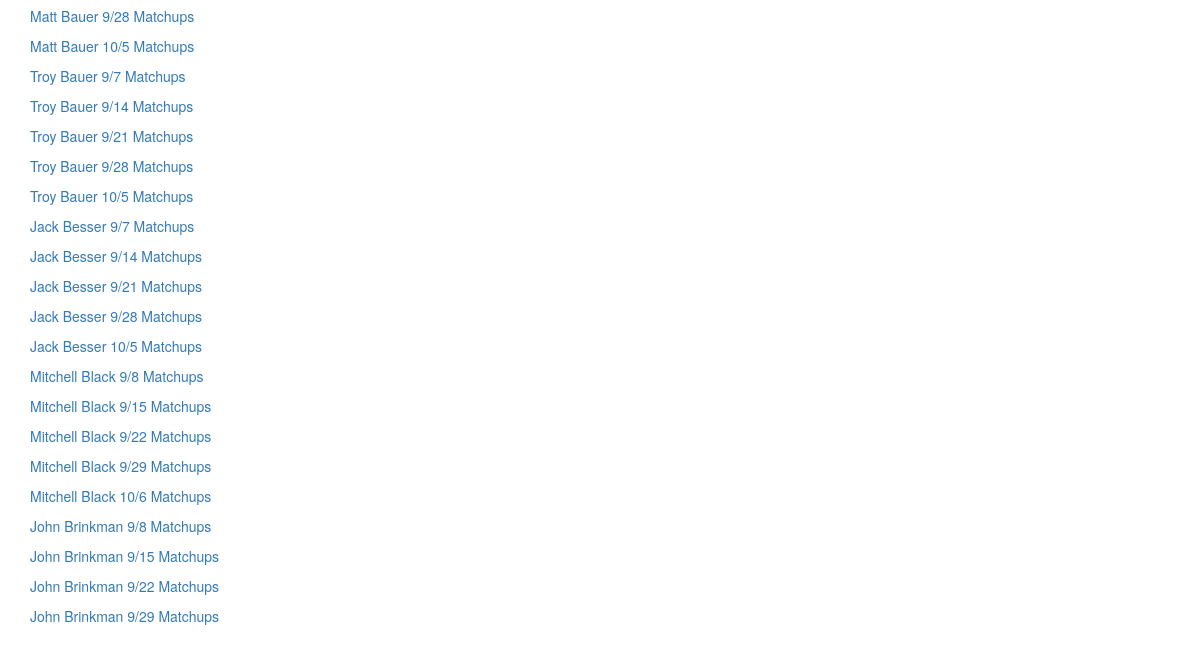
Page /opponent/1 (signed in, lower part) on the earlier database version.
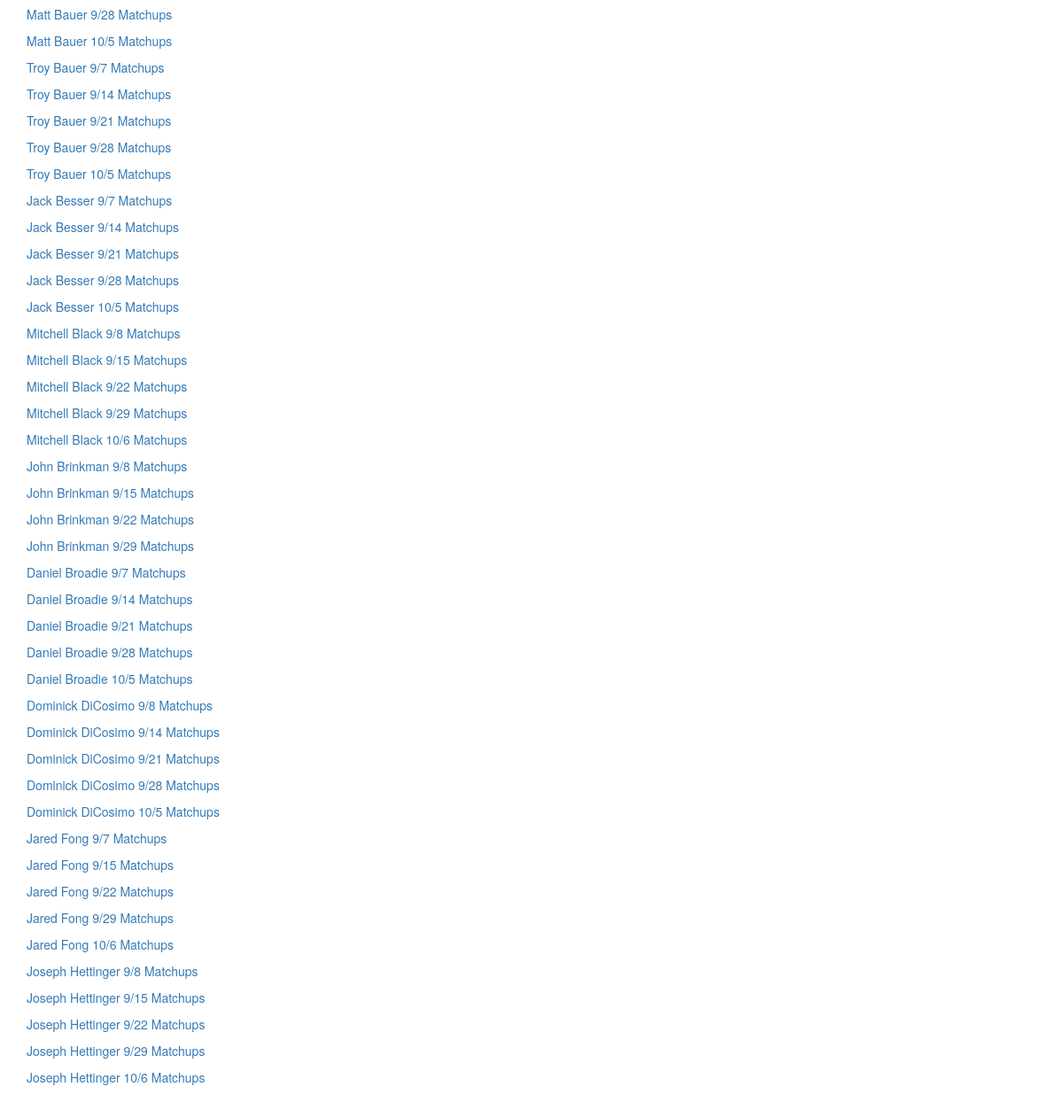
Same page on the later database version.
### app/models.py (models this page shows, shortened)
class Outing(db.Model):
    id = db.Column(db.Integer, primary_key=True)
    date = db.Column(db.Date, index=True)
    opponent_id = db.Column(db.Integer,
                            db.ForeignKey('opponent.id'),
                            index=True)
    user_id = db.Column(db.Integer, db.ForeignKey('user.id'), index=True)
    season_id = db.Column(db.Integer, db.ForeignKey('season.id'), index=True)
    at_bats = db.relationship('AtBat', backref='outing', lazy='dynamic')
    def __repr__(self):
        year = self.date.year
        month = self.date.month
        day = self.date.day
        pitcher = User.query.filter_by(id=self.user_id).first()
        return f'{pitcher} {month}/{day} {self.opponent}'

class User(UserMixin, db.Model):
    id = db.Column(db.Integer, primary_key=True)
    admin = db.Column(db.Boolean, index=True)
    username = db.Column(db.String(64), index=True, unique=True)
    email = db.Column(db.String(120), index=True, unique=True)
    password_hash = db.Column(db.String(128))
    firstname = db.Column(db.String(64))
    lastname = db.Column(db.String(64))
    grad_year = db.Column(db.String(8), index=True)
    throws = db.Column(db.String(8), index=True)
    outings = db.relationship('Outing', backref='pitcher', lazy='dynamic')
    def __repr__(self):
        return f'{self.firstname} {self.lastname}'

class Opponent(db.Model):
    id = db.Column(db.Integer, primary_key=True)
    name = db.Column(db.String(64), index=True)
    outings = db.relationship('Outing', backref='opponent', lazy='dynamic')
    batters = db.relationship('Batter', backref='opponent', lazy='dynamic')
    def __repr__(self):
        return self.name

### app/routes.py (the view)
@app.route('/opponent/<id>', methods=['GET', 'POST'])
@login_required
def opponent(id):
    opponent = Opponent.query.filter_by(id=id).first()
    if not opponent:
        flash("URL does not exist")
        return redirect(url_for('index'))
    return render_template('opponent/opponent.html',
                           title=opponent,
                           opponent=opponent)

### app/models.py (called while the page is built)
@login.user_loader
def load_user(id):
    return User.query.get(int(id))

### app/templates/opponent/opponent.html (shortened to what this page needs)
{% extends "base.html" %}
{% block app_content %}
    <br>
    <div>
        {% for o in opponent.outings %}
        <p>
            <a href="#">{{ o }}</a>
        </p>
        {% endfor %}
    </div>
{% endblock %}

### app/templates/base.html (shortened to what this page needs)
{% extends 'bootstrap/base.html' %}
{% block content %}
    <div class="container">
        {% block app_content %}{% endblock %}
    </div><br><br><br><br><br><br><br><br>
{% endblock %}

Differences in the rows shown:
added Outing: date+user "Daniel Broadie 9/7 Matchups"
added Outing: date+user "Daniel Broadie 9/14 Matchups"
added Outing: date+user "Daniel Broadie 9/21 Matchups"
added Outing: date+user "Daniel Broadie 9/28 Matchups"
added Outing: date+user "Daniel Broadie 10/5 Matchups"
added Outing: date+user "Dominick DiCosimo 9/8 Matchups"
added Outing: date+user "Dominick DiCosimo 9/14 Matchups"
added Outing: date+user "Dominick DiCosimo 9/21 Matchups"
added Outing: date+user "Dominick DiCosimo 9/28 Matchups"
added Outing: date+user "Dominick DiCosimo 10/5 Matchups"
added Outing: date+user "Jared Fong 9/7 Matchups"
added Outing: date+user "Jared Fong 9/15 Matchups"
added Outing: date+user "Jared Fong 9/22 Matchups"
added Outing: date+user "Jared Fong 9/29 Matchups"
added Outing: date+user "Jared Fong 10/6 Matchups"
added Outing: date+user "Joseph Hettinger 9/8 Matchups"
added Outing: date+user "Joseph Hettinger 9/15 Matchups"
added Outing: date+user "Joseph Hettinger 9/22 Matchups"
added Outing: date+user "Joseph Hettinger 9/29 Matchups"
added Outing: date+user "Joseph Hettinger 10/6 Matchups"
